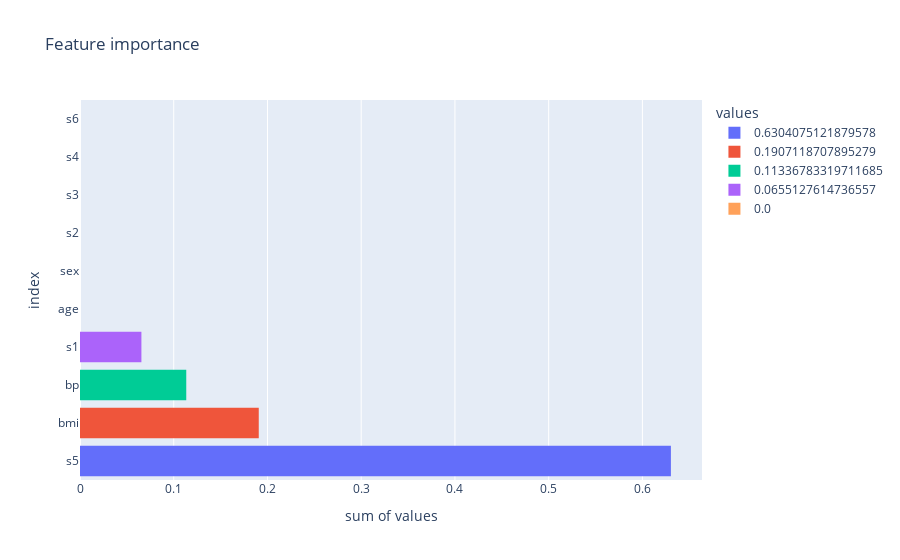

Notebook source saved alongside this figure:
### Code cell
chart

### Figure 1 — Plotly figure (JSON) as saved in the notebook; plotly's stock layout.template omitted (floating-point values rounded to 4 significant figures)
{"data": [{"alignmentgroup": "True", "bingroup": "y", "histfunc": "sum", "hovertemplate": "values=0.6304075121879578<br>sum of values=%{x}<br>index=%{y}<extra></extra>", "legendgroup": "0.6304075121879578", "marker": {"color": "#636efa", "pattern": {"shape": ""}}, "name": "0.6304075121879578", "offsetgroup": "0.6304075121879578", "orientation": "h", "showlegend": true, "type": "histogram", "x": [0.6304], "xaxis": "x", "y": ["s5"], "yaxis": "y"}, {"alignmentgroup": "True", "bingroup": "y", "histfunc": "sum", "hovertemplate": "values=0.1907118707895279<br>sum of values=%{x}<br>index=%{y}<extra></extra>", "legendgroup": "0.1907118707895279", "marker": {"color": "#EF553B", "pattern": {"shape": ""}}, "name": "0.1907118707895279", "offsetgroup": "0.1907118707895279", "orientation": "h", "showlegend": true, "type": "histogram", "x": [0.1907], "xaxis": "x", "y": ["bmi"], "yaxis": "y"}, {"alignmentgroup": "True", "bingroup": "y", "histfunc": "sum", "hovertemplate": "values=0.11336783319711685<br>sum of values=%{x}<br>index=%{y}<extra></extra>", "legendgroup": "0.11336783319711685", "marker": {"color": "#00cc96", "pattern": {"shape": ""}}, "name": "0.11336783319711685", "offsetgroup": "0.11336783319711685", "orientation": "h", "showlegend": true, "type": "histogram", "x": [0.1134], "xaxis": "x", "y": ["bp"], "yaxis": "y"}, {"alignmentgroup": "True", "bingroup": "y", "histfunc": "sum", "hovertemplate": "values=0.0655127614736557<br>sum of values=%{x}<br>index=%{y}<extra></extra>", "legendgroup": "0.0655127614736557", "marker": {"color": "#ab63fa", "pattern": {"shape": ""}}, "name": "0.0655127614736557", "offsetgroup": "0.0655127614736557", "orientation": "h", "showlegend": true, "type": "histogram", "x": [0.06551], "xaxis": "x", "y": ["s1"], "yaxis": "y"}, {"alignmentgroup": "True", "bingroup": "y", "histfunc": "sum", "hovertemplate": "values=0.0<br>sum of values=%{x}<br>index=%{y}<extra></extra>", "legendgroup": "0.0", "marker": {"color": "#FFA15A", "pattern": {"shape": ""}}, "name": "0.0", "offsetgroup": "0.0", "orientation": "h", "showlegend": true, "type": "histogram", "x": [0, 0, 0, 0, 0, 0], "xaxis": "x", "y": ["age", "sex", "s2", "s3", "s4", "s6"], "yaxis": "y"}], "layout": {"barmode": "relative", "legend": {"title": {"text": "values"}, "tracegroupgap": 0}, "title": {"text": "Feature importance"}, "xaxis": {"anchor": "y", "categoryarray": [0.6304, 0.1907, 0.1134, 0.06551, 0], "categoryorder": "array", "domain": [0, 1], "title": {"text": "sum of values"}}, "yaxis": {"anchor": "x", "domain": [0, 1], "title": {"text": "index"}}}}
